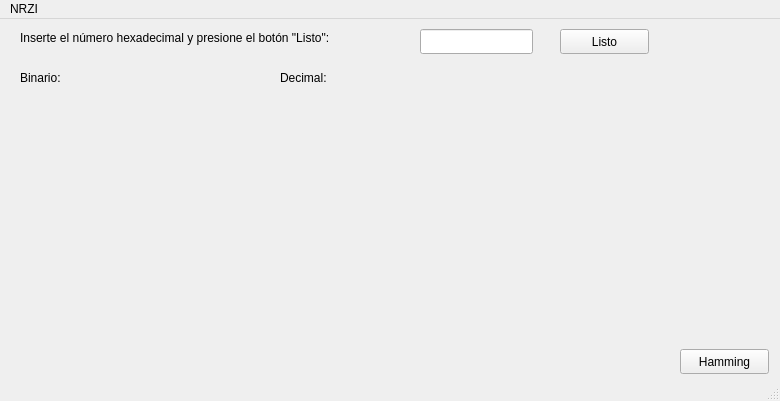
<?xml version="1.0" encoding="UTF-8"?>
<ui version="4.0">
 <class>nrzi</class>
 <widget class="QMainWindow" name="nrzi">
  <property name="geometry">
   <rect>
    <x>0</x>
    <y>0</y>
    <width>780</width>
    <height>401</height>
   </rect>
  </property>
  <property name="windowTitle">
   <string>NRZI</string>
  </property>
  <widget class="QWidget" name="centralwidget">
   <widget class="QPushButton" name="toHamming">
    <property name="geometry">
     <rect>
      <x>680</x>
      <y>330</y>
      <width>89</width>
      <height>25</height>
     </rect>
    </property>
    <property name="mouseTracking">
     <bool>true</bool>
    </property>
    <property name="acceptDrops">
     <bool>false</bool>
    </property>
    <property name="text">
     <string>Hamming</string>
    </property>
   </widget>
   <widget class="QLabel" name="label">
    <property name="geometry">
     <rect>
      <x>20</x>
      <y>10</y>
      <width>401</width>
      <height>17</height>
     </rect>
    </property>
    <property name="text">
     <string>Inserte el número hexadecimal y presione el botón &quot;Listo&quot;:</string>
    </property>
   </widget>
   <widget class="QLineEdit" name="hexEntry">
    <property name="geometry">
     <rect>
      <x>420</x>
      <y>10</y>
      <width>113</width>
      <height>25</height>
     </rect>
    </property>
   </widget>
   <widget class="QPushButton" name="readyButton">
    <property name="geometry">
     <rect>
      <x>560</x>
      <y>10</y>
      <width>89</width>
      <height>25</height>
     </rect>
    </property>
    <property name="text">
     <string>Listo</string>
    </property>
   </widget>
   <widget class="QLabel" name="label_2">
    <property name="geometry">
     <rect>
      <x>20</x>
      <y>50</y>
      <width>67</width>
      <height>17</height>
     </rect>
    </property>
    <property name="text">
     <string>Binario:</string>
    </property>
   </widget>
   <widget class="QLabel" name="binaryLabel">
    <property name="geometry">
     <rect>
      <x>80</x>
      <y>50</y>
      <width>171</width>
      <height>17</height>
     </rect>
    </property>
    <property name="text">
     <string/>
    </property>
   </widget>
   <widget class="QLabel" name="label_4">
    <property name="geometry">
     <rect>
      <x>280</x>
      <y>50</y>
      <width>67</width>
      <height>17</height>
     </rect>
    </property>
    <property name="text">
     <string>Decimal:</string>
    </property>
   </widget>
   <widget class="QLabel" name="decimalLabel">
    <property name="geometry">
     <rect>
      <x>360</x>
      <y>50</y>
      <width>67</width>
      <height>17</height>
     </rect>
    </property>
    <property name="text">
     <string/>
    </property>
   </widget>
  </widget>
  <widget class="QMenuBar" name="menubar">
   <property name="geometry">
    <rect>
     <x>0</x>
     <y>0</y>
     <width>780</width>
     <height>22</height>
    </rect>
   </property>
   <widget class="QMenu" name="menuNRZI">
    <property name="title">
     <string>NRZI</string>
    </property>
   </widget>
   <addaction name="menuNRZI"/>
  </widget>
  <widget class="QStatusBar" name="statusbar"/>
 </widget>
 <resources/>
 <connections/>
</ui>
